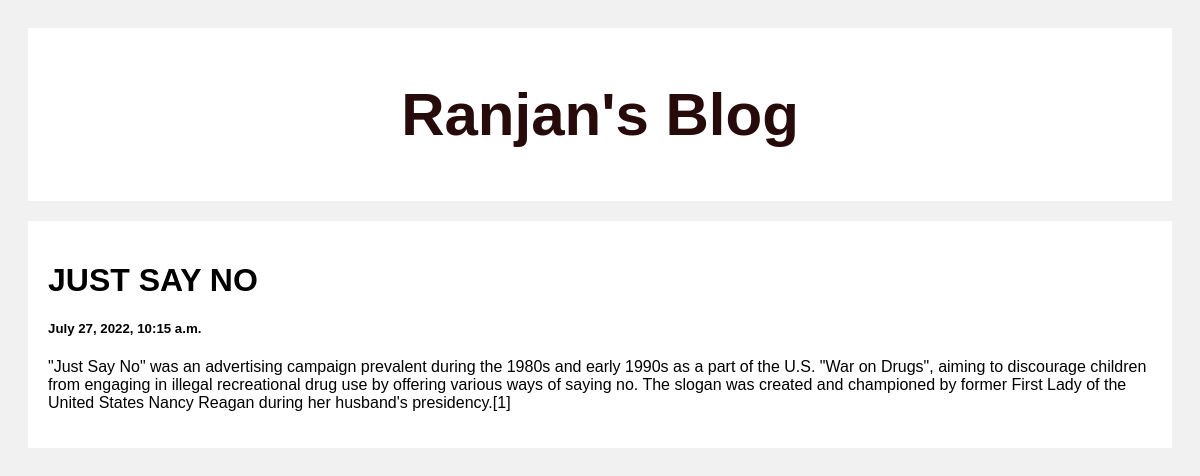
Screenshot of /post/3 with the database file from the repository.
### posts/models.py (models this page shows)
class Post(Model):
    title = models.CharField(max_length=100)
    body = models.CharField(max_length=1000000)
    created_at = models.DateTimeField(default=datetime.now, blank= True)

### posts/views.py (the view)
# urls.py: path('post/<str:pk>', views.post, name='post'),
def post(request, pk):
    post = Post.objects.get(id = pk)
    return render(request, 'posts.html', {'post': post})

### templates/posts.html (shortened to what this page needs)
<!DOCTYPE html>
<html>
<head>
</head>
<body>
<a style="text-decoration: none; color: rgb(39, 10, 10);" href="">
  <div class="header">
    <h2>Ranjan's Blog</h2>
  </div>
</a>
<div class="row">
  <div class="leftcolumn">
    <div class="card">
        <h1>{{post.title}}</h2>
        <h5>{{post.created_at}}</h5>
        <p>{{post.body}}</p>
    </div>
  </div>
</div>
</body>
</html>

### templates/posts.html (style rules this page uses)
* { box-sizing: border-box; }
body { font-family: Arial; padding: 20px; background: #f1f1f1; }
.header { padding: 2px; font-size: 40px; text-align: center; background: white; }
.leftcolumn { float: left; width: 100%; }
.card { background-color: white; padding: 20px; margin-top: 20px; }
.row:after { content: ""; display: table; clear: both; }

### rows the page displays
Post: title "JUST SAY NO", created_at "July 27, 2022, 10:15 a.m.", body "\"Just Say No\" was an advertising campaign prevalent during the 1980s and early 1990s as a part of the U.S. \"War on Drugs\", aiming to discourage children from engaging in illegal recreational drug use by offering various ways of saying no. The slogan was created and championed by former First Lady of the United States Nancy Reagan during her husband's presidency.[1]"
